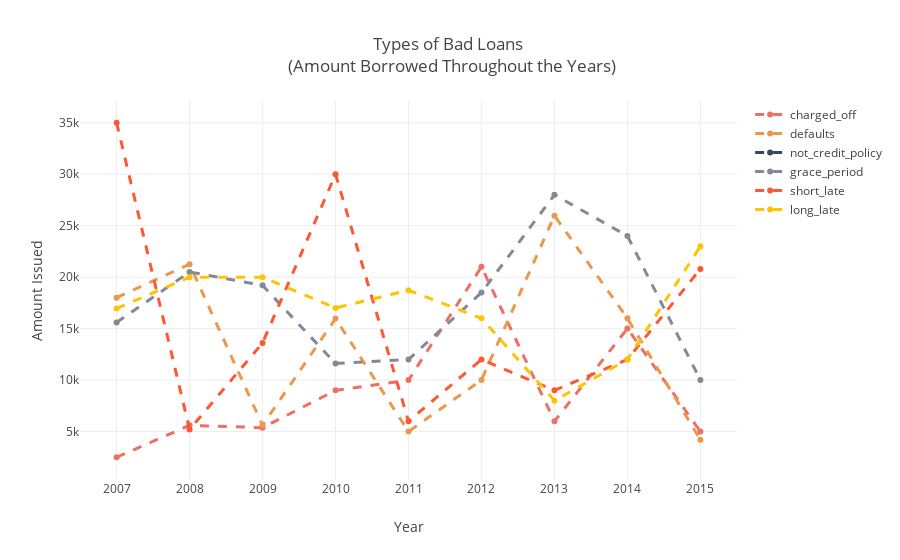

Notebook cell for this chart:
### Code cell
photo_data = []

for i in range(6):
    photo_data.append(go.Scatter(
        x = x_data,
        y = y_data[i],
        name = y_name[i],
        line = dict(
            color = colors[i],
            width = 3,
            dash = 'dash',
            
        )
    ))

layout = dict(title = 'Types of Bad Loans <br> (Amount Borrowed Throughout the Years)',
              xaxis = dict(title = 'Year'),
              yaxis = dict(title = 'Amount Issued'),
              )

fig = dict(data=photo_data, layout=layout)

iplot(fig, filename='line-mode')

### Figure 1 — Plotly figure (JSON) as saved in the notebook; plotly's stock layout.template omitted (floating-point values rounded to 4 significant figures; data arrays with more than 128 entries replaced by an {"elided": "..."} marker saying what was removed)
{"data": [{"line": {"color": "rgba(236, 112, 99, 1)", "dash": "dash", "width": 3}, "name": "charged_off", "type": "scatter", "uid": "4d2f550c-d242-47cb-adad-25ba4ea0823e", "x": [2007, 2008, 2009, 2010, 2011, 2012, 2013, 2014, 2015], "y": {"elided": "45248 int values"}}, {"line": {"color": "rgba(235, 152, 78, 1)", "dash": "dash", "width": 3}, "name": "defaults", "type": "scatter", "uid": "51e95373-0efd-4457-b579-192c71ed6a9e", "x": [2007, 2008, 2009, 2010, 2011, 2012, 2013, 2014, 2015], "y": {"elided": "1219 int values"}}, {"line": {"color": "rgba(52, 73, 94, 1)", "dash": "dash", "width": 3}, "name": "not_credit_policy", "type": "scatter", "uid": "2fdf74a5-d1b6-47dd-8095-59f5269d1be4", "x": [2007, 2008, 2009, 2010, 2011, 2012, 2013, 2014, 2015], "y": {"elided": "761x1 int values"}}, {"line": {"color": "rgba(128, 139, 150, 1)", "dash": "dash", "width": 3}, "name": "grace_period", "type": "scatter", "uid": "446bc33d-9682-4728-8bf7-63bcc9e728df", "x": [2007, 2008, 2009, 2010, 2011, 2012, 2013, 2014, 2015], "y": {"elided": "6253 int values"}}, {"line": {"color": "rgba(255, 87, 51, 1)", "dash": "dash", "width": 3}, "name": "short_late", "type": "scatter", "uid": "ff7ce67d-6713-47ef-9a36-a5d19f39a629", "x": [2007, 2008, 2009, 2010, 2011, 2012, 2013, 2014, 2015], "y": {"elided": "2357 int values"}}, {"line": {"color": "rgba(255, 195, 0, 1)", "dash": "dash", "width": 3}, "name": "long_late", "type": "scatter", "uid": "493653b6-93f5-4db7-a6f8-b81d580dba1c", "x": [2007, 2008, 2009, 2010, 2011, 2012, 2013, 2014, 2015], "y": {"elided": "11591 int values"}}], "layout": {"title": {"text": "Types of Bad Loans <br> (Amount Borrowed Throughout the Years)"}, "xaxis": {"title": {"text": "Year"}}, "yaxis": {"title": {"text": "Amount Issued"}}}}
